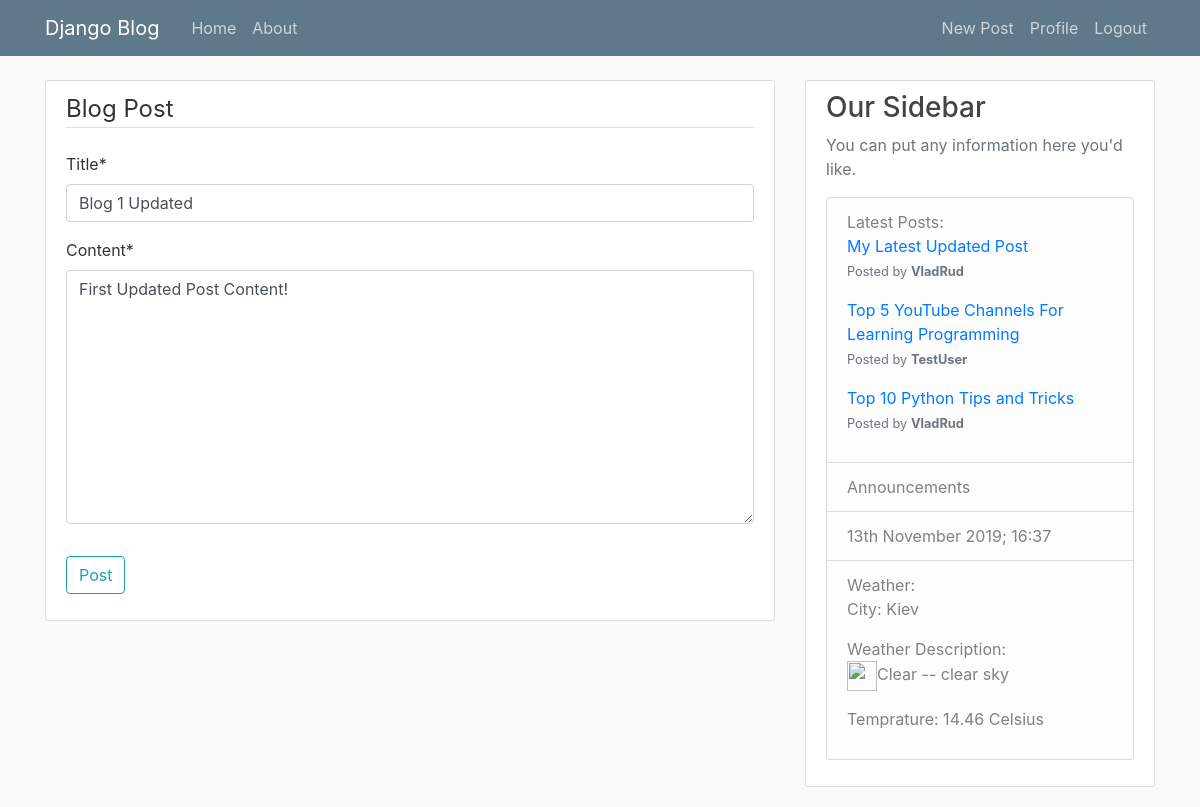
The app's page /post/1/update/ (signed in) with its own data.
### blog/models.py (models this page shows, shortened)
class Post(models.Model):
    title = models.CharField(max_length=100)
    content = models.TextField()
    date_posted = models.DateTimeField(default=timezone.now)
    author = models.ForeignKey(User, on_delete=models.CASCADE)
    review_star = models.IntegerField(default=0)

### blog/views.py (the view, shortened to what this page needs)
# urls.py: path('post/<int:pk>/update/', PostUpdateView.as_view(), name='post-update'),
class PostUpdateView(LoginRequiredMixin, UserPassesTestMixin, UpdateView):
    model = Post
    fields = ['title', 'content']
    def test_func(self):
        post = self.get_object()
        if self.request.user == post.author:
            return True
        return False

### blog/templatetags/custom_tags.py (called while the page is built)
@register.simple_tag(name='latest_posts')
def latest_posts():
    latest_posts_html = ''
    latest_posts_list = Post.objects.all().order_by('-date_posted')[:3]
    for post in latest_posts_list:
        latest_posts_html += f"""<p><a href='/post/{post.id}/'>{post.title}</a>
                             <br><small class='text-muted'>Posted by <strong>{post.author}</strong></small></p>"""
    return mark_safe(latest_posts_html)

### blog/templates/blog/post_form.html (shortened to what this page needs)
{% extends 'blog/base.html' %}
{% load crispy_forms_tags %}
{% block content %}
	<div class="content-section">
		<form method="POST">
			<fieldset class="form-group">
				<legend class="border-bottom mb-4">Blog Post</legend>
				{{ form|crispy }}
			</fieldset>
			<div class="form-group">
				<button class="btn btn-outline-info" type="submit">Post</button>
			</div>
		</form>
	</div>
{% endblock content %}

### blog/templates/blog/base.html (shortened to what this page needs)
{% load static %}
{% load custom_tags %}
<!DOCTYPE html>
<html>
<head>
    <link rel="stylesheet" href="https://maxcdn.bootstrapcdn.com/bootstrap/4.0.0/css/bootstrap.min.css">
    <link rel='stylesheet' type='text/css' href='{% static "blog/main.css" %}'>
</head>
<body>
		<header class="site-header">
		  <nav class="navbar navbar-expand-md navbar-dark bg-steel fixed-top">
		    <div class="container">
		      <a class="navbar-brand mr-4" href="{% url 'blog-home' %}">Django Blog</a>
		      <div class="collapse navbar-collapse" id="navbarToggle">
		        <div class="navbar-nav mr-auto">
		          <a class="nav-item nav-link" href="{% url 'blog-home' %}">Home</a>
		          <a class="nav-item nav-link" href="{% url 'blog-about' %}">About</a>
		        </div>
		        <div class="navbar-nav">
		        	{% if user.is_authenticated %}
		        		<a class="nav-item nav-link" href="{% url 'post-create' %}">New Post</a>
		        		<a class="nav-item nav-link" href="{% url 'profile' %}">Profile</a>
		        		<a class="nav-item nav-link" href="{% url 'logout' %}">Logout</a>
		        	{% else %}
						<a class="nav-item nav-link" href="{% url 'login' %}">Login</a>
						<a class="nav-item nav-link" href="{% url 'register' %}">Register</a>
					{% endif %}
		        </div>
		      </div>
		    </div>
		  </nav>
	</header>
	<main role="main" class="container">
	  <div class="row">
	    <div class="col-md-8">
	    	{% block content %}{% endblock %}
	  	</div>
		    <div class="col-md-4">
		      <div class="content-section">
		        <h3>Our Sidebar</h3>
		        <p class='text-muted'>You can put any information here you'd like.
		          <ul class="list-group">
		            <li class="list-group-item list-group-item-light">Latest Posts:{% latest_posts %}</li>
		            <li class="list-group-item list-group-item-light">Announcements</li>
		            <li class="list-group-item list-group-item-light">{% now "jS F Y; H:i" %}</li>
		            <li class="list-group-item list-group-item-light">Weather:{% include "blog/weather.html" %}</li>
		          </ul>
		        </p>
		      </div>
		    </div>
		  </div>
		</main>
</body>
</html>

### blog/static/blog/main.css (style rules this page uses)
body { background: #fafafa; color: #333333; margin-top: 5rem; }
h1, h2, h3, h4, h5, h6 { color: #444444; }
ul { margin: 0; }
.bg-steel { background-color: #5f788a; }
.site-header .navbar-nav .nav-link { color: #cbd5db; }
.content-section { background: #ffffff; padding: 10px 20px; border: 1px solid #dddddd; border-radius: 3px; margin-bottom: 20px; }

### records on screen
Post: title "Blog 1 Updated", content "First Updated Post Content!"
Post: id+title+author "My Latest Updated Post Posted by VladRud Top 5 YouTube Channels For Learning Programming Posted by TestUser Top 10 Python Tips and Tricks Posted by VladRud"
